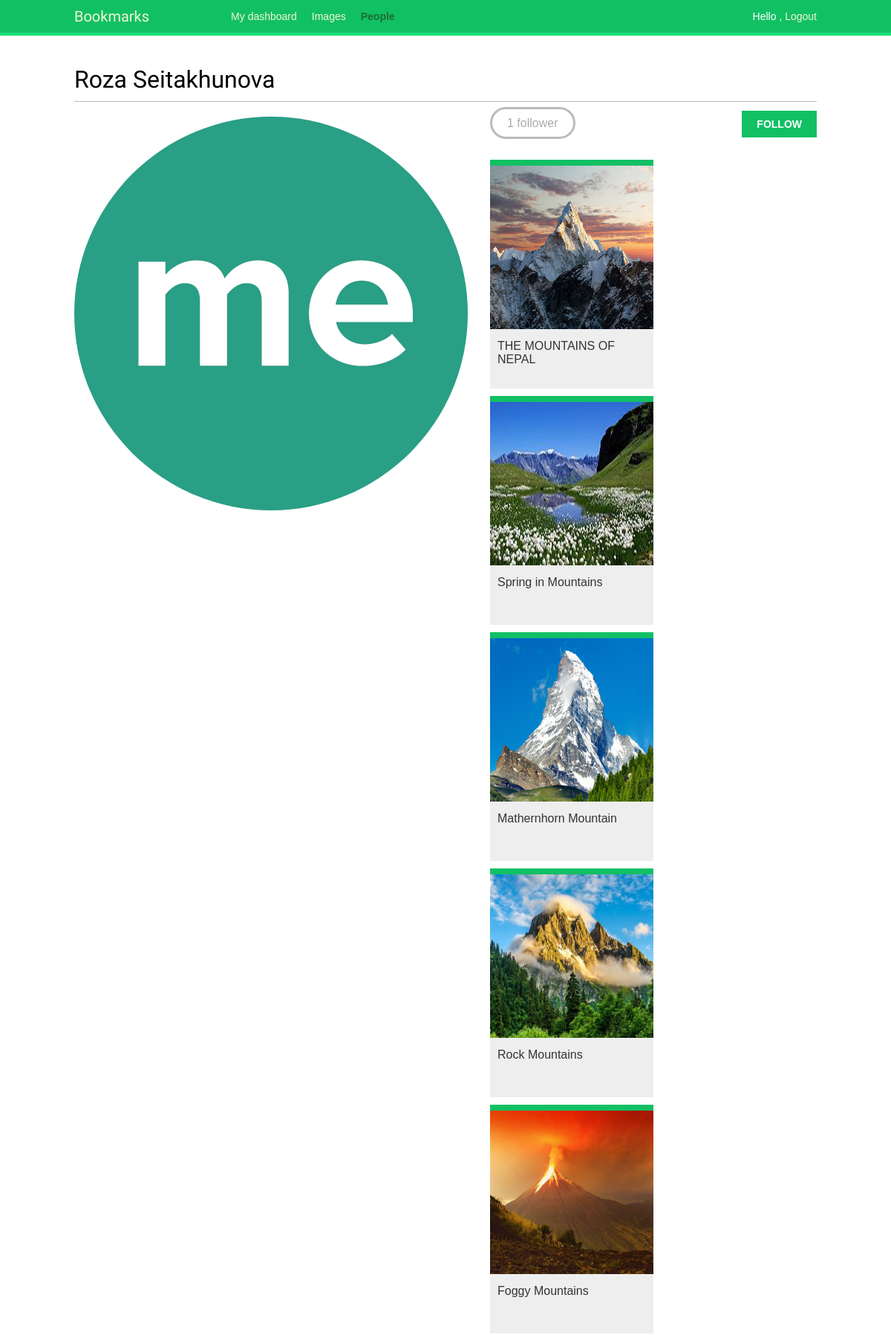
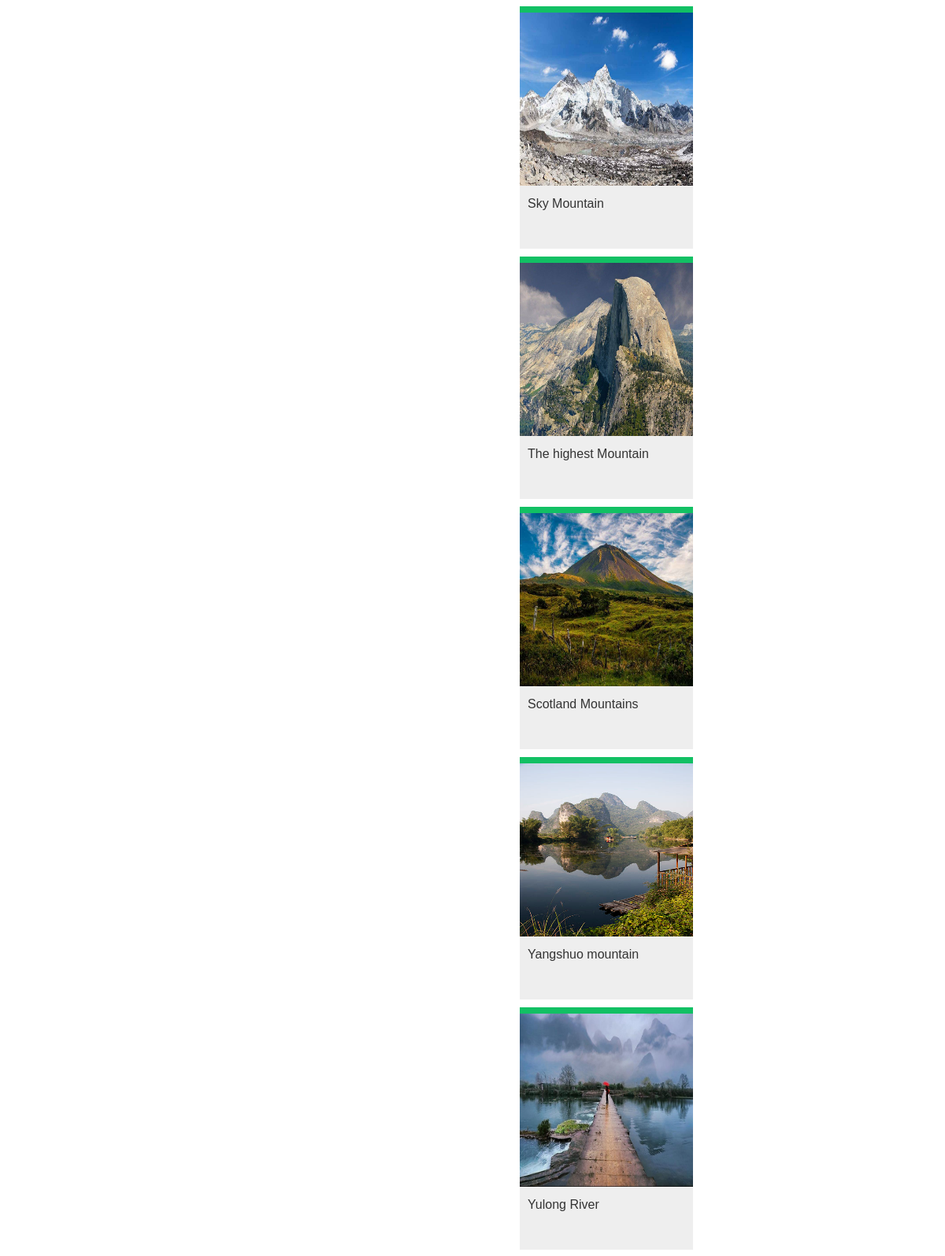
/account/users/seit_rose/ (signed in, upper part), run on the app's committed database (2 pictures, top to bottom).
### images/models.py (models this page shows, shortened)
class Image(models.Model):
    user = models.ForeignKey(settings.AUTH_USER_MODEL,
    related_name='images_created', on_delete=models.CASCADE)
    title = models.CharField(max_length=200)
    slug = models.SlugField(max_length=200, blank=True)
    url = models.URLField()
    image = models.ImageField(upload_to='images/%Y/%m/%d/')
    description = models.TextField(blank=True)
    created = models.DateField(auto_now_add=True, db_index=True)
    users_like = models.ManyToManyField(settings.AUTH_USER_MODEL,
                                        related_name='images_liked',
                                        blank=True)
    total_likes = models.PositiveIntegerField(db_index=True, default=0)
    def get_absolute_url(self):
        return reverse('images:detail', args=[self.id, self.slug])

### account/views.py (the view)
# urls.py: path('users/<username>/', views.user_detail, name='user_detail'),
@login_required
def user_detail(request, username):
    user = get_object_or_404(User, username=username, is_active=True)
    return render(request,
                  'account/user/detail.html',
                  {'section': 'people',
                   'user': user})

### account/templates/account/user/detail.html (shortened to what this page needs)
{% extends "base.html" %}
{% load thumbnail %}
{% block content %}
  <h1>{{ user.get_full_name }}</h1>
  <div class="profile-info">
    {% thumbnail user.profile.photo "180x180" crop="100%" as im %}
      <img src="{{ im.url }}" class="user-detail">
    {% endthumbnail %}
  </div>
  {% with total_followers=user.followers.count %}
    <span class="count">
      <span class="total">{{ total_followers }}</span>
      follower{{ total_followers|pluralize }}
    </span>
    <a href="#" data-id="{{ user.id }}" data-action="{% if request.user in user.followers.all %}un{% endif %}follow" class="follow button">
      {% if request.user not in user.followers.all %}
        Follow
      {% else %}
        Unfollow
      {% endif %}
    </a>
    <div id="image-list" class="image-container">
      {% include "images/image/list_ajax.html" with images=user.images_created.all %}
    </div>
  {% endwith %}
{% endblock %}

### images/templates/images/image/list_ajax.html
{% load thumbnail %}
{% for image in images %}
  <div class="image">
    <a href="{{ image.get_absolute_url }}">
      {% thumbnail image.image "300x300" crop="100%" as im %}
        <a href="{{ image.get_absolute_url }}">
          <img src="{{ im.url }}">
        </a>
      {% endthumbnail %}
    </a>
    <div class="info">
      <a href="{{ image.get_absolute_url }}" class="title">
        {{ image.title }}
      </a>
    </div>
  </div>
{% endfor %}

### account/static/css/base.css (style rules this page uses)
body { margin:0; padding:0; font-family:helvetica, sans-serif; }
a { color:#12c064; text-decoration:none; }
h1, h2, h3, h4, h5 , h6 { font-family: 'Muli', sans-serif; font-weight:normal; }
h1 { border-bottom:1px solid #bbb; padding:0 0 10px 0; margin:10px 0 20px 0; }
input[type=submit], a.button { font-weight:bold; background:#12c064; color:#fff; padding:10px 20px; font-size:14px; text-transform:uppercase; }
.count { color:#aaa; border:3px solid #bbb; border-radius:26px; padding:10px 20px; margin:20px 10px 0; }
a.like, a.follow { float:right; margin-top:-8px; }
#image-list { overflow:auto; }
#image-list .image { float:left; width:220px; height:300px; margin:0 10px 10px 10px; border-top:8px solid #12c064; background:#eee; }
#image-list img { width:220px; height:220px; }
#image-list .info { padding:10px; }
#image-list .info a { color:#333; }
img.user-detail { border-radius:50%; float:left; }
.profile-info { float:left; overflow:auto; margin-right:20px; }
.image-container { margin-top:40px; }

### data on the page
Image: shows a picture, title "THE MOUNTAINS OF NEPAL"
Image: shows a picture, title "Spring in Mountains"
Image: shows a picture, title "Mathernhorn Mountain"
Image: shows a picture, title "Rock Mountains"
Image: shows a picture, title "Foggy Mountains"
Image: shows a picture, title "Sky Mountain"
Image: shows a picture, title "The highest Mountain"
Image: shows a picture, title "Scotland Mountains"
Image: shows a picture, title "Yangshuo mountain"
Image: shows a picture, title "Yulong River"

### other printed values
{{ user.get_full_name }} "Roza Seitakhunova"
{{ total_followers }} "1"
